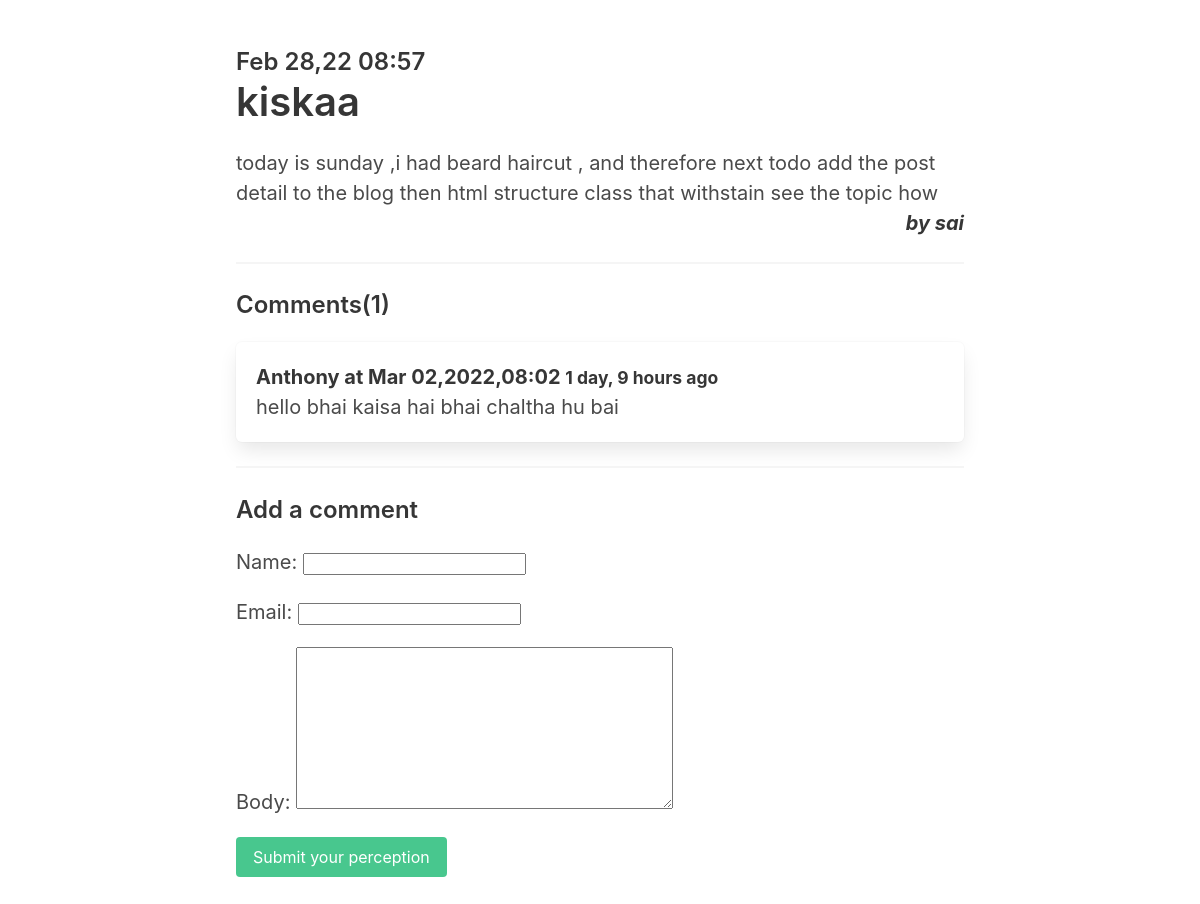
The page /postdetail/55 on the database its author committed.
### myapi/models.py (models this page shows, shortened)
class Posts(models.Model):
    aurt = models.CharField(max_length=15,default=User)
    title = models.CharField(max_length=20)
    content = models.TextField()
    image = models.ImageField(upload_to='media/uploads/',blank=True,null=True)
    date = models.DateTimeField(blank=True,default=timezone.now)
    Username = models.ForeignKey(User, on_delete=models.CASCADE, null=True, default=1)
    class Meta:
        verbose_name_plural="Posts"
    class Meta:
        ordering = ['-date', ]

class User(models.Model):
        Username = models.CharField(max_length=40)
        email = models.CharField(max_length=50, unique=True)
        phone = models.CharField(max_length=30)
        pass1 = models.CharField(max_length=200)
        def __str__(self):
            return self.Username

class comment(models.Model):
    post = models.ForeignKey(Posts,null=True,related_name="comments",on_delete=models.CASCADE)
    name = models.CharField(max_length=255)
    email = models.EmailField()
    body = models.TextField()
    createdat = models.DateTimeField(blank=True,default=timezone.now)

### myapi/views.py (the view)
# urls.py: path('postdetail/<int:id>',postdetail,name="postdetail"),
def postdetail(request,id):
    pdata= Posts.objects.get(id=id)
    if request.method == 'POST':
        form = CommentForm(request.POST)
        if form.is_valid():
            comment = form.save(commit=False)
            comment.post = pdata
            comment.save()
            return redirect('postdetail',id=pdata.id)
    else:
        form = CommentForm()
    return render(request, "post_detail.html", {'pdata': pdata, 'form': form,"id":pdata.id})

### myapi/forms.py
class CommentForm(forms.ModelForm):
    class Meta:
        model = comment
        fields = ('name', 'email', 'body')

### myapi/templates/post_detail.html (shortened to what this page needs)
<!DOCTYPE html>
<html lang="en">
<head>
    <link rel="stylesheet" href="https://unpkg.com/bulma@0.9.3/css/bulma.min.css" />
  <link href="https://stackpath.bootstrapcdn.com/font-awesome/4.7.0/css/font-awesome.min.css" rel="stylesheet"
>
</head>
<body>
{% block body %}
{% if pdata.image %}
<div class="container" style="position:relative; margin-top:40px;"></div>
    <figure class="image mb-6">
        <img src="{{pdata.image.url}}">
    </figure>
<section class="section" style="position:absolute;
margin-top:-1050px; border-radius: 6px; height:fit-content; background-color: #ffffff3b;
box-shadow: 0 0.5em 1em -0.125em rgb(10 10 10 / 10%), 0 0 0 1px rgb(10 10 10 / 2%); border: 1px solid #fffffab; width:1150px;margin-left:80px; padding-bottom:-25px;">
          <div class="columns " style="padding-bottom:-25px;">
            <div class="column is-8 is-offset-2">
              <div class="content is-medium">
                <h2 class="subtitle is-4" style="hover{color:white;}">{{pdata.date|date:'M d,y h:i'}}</h2>
                <h1 class="title">{{pdata.title}}</h1>
                <p>
                    {{pdata.content}}
                    <br><strong class="h3">by {{pdata.Username}}</strong><br>
                </p>
                  <hr>
                  <h2 class="subtitle is-4">Comments({{pdata.comments.all|length}})</h2>
                  {% if not pdata.comments.all %}
                    <p>
                        No comments yet!
                    </p>
                  {% endif %}
                  {% for comment in pdata.comments.all %}
                    <article class="media box" style="background-color: #ffffffab;">
                        <div class="media-content">
                            <strong>{{comment.name}} at {{comment.createdat|date:'M d,y h:i'}} <br>
                                <small>{{comment.createdat|timesince}} ago</small></strong><br>
                                {{comment.body}}
                        </div>
                    </article>
                  {% endfor %}
                  <hr>
                  <h2 class="subtitle is-4">Add a comment</h2>
                <form method="post" class="mb-6" action="/postdetail/{{id}}">
                    {% csrf_token %}
                    {{form.as_p}}
                    <div class="field">
                        <div class="control">
                            <button class="button is-success" type="submit">Submit your perception</button>
                        </div>
                    </div>
                </form>
              </div>
            </div>
          </div>
        </section>
{% else %}
<section class="section">
          <div class="columns">
            <div class="column is-8 is-offset-2">
              <div class="content is-medium">
                <h2 class="subtitle is-4">{{pdata.date|date:'M d,y h:i'}}</h2>
                <h1 class="title">{{pdata.title}}</h1>
                <p>
                    {{pdata.content}}
                    <br><strong class="h3">by {{pdata.Username}}</strong><br>
                </p>
                  <hr>
                  <h2 class="subtitle is-4">Comments({{pdata.comments.all|length}})</h2>
                  {% for comment in pdata.comments.all %}
                    <article class="media box">
                        <div class="media-content">
                            <strong>{{comment.name}} at {{comment.createdat|date:'M d,Y,h:i'}}
                                <small>{{comment.createdat|timesince}} ago</small></strong><br>
                                {{comment.body}}
                        </div>
                    </article>
                  {% endfor %}
                  <hr>
                  <h2 class="subtitle is-4">Add a comment</h2>
                <form method="post" class="mb-6" action="/postdetail/{{id}}">
                    {{form.as_p}}
                    <div class="field">
                        <div class="control">
                            <button class="button is-success" type="submit">Submit your perception</button>
                        </div>
                    </div>
                </form>
              </div>
            </div>
          </div>
        </section>
{% endif %}
{% endblock %}
</body>
</html>

### myapi/templates/post_detail.html (style rules this page uses)
.h3 { float:right; font-style: italic; }

### rows shown on the page
Posts: date "Feb 28,22 08:57", title "kiskaa", content "today is sunday ,i had beard haircut , and therefore next todo add the post detail to the blog then html structure class that withstain see the topic how", Username "sai", comments.all|length "1"
comment: name "Anthony", createdat "Mar 02,2022,08:02", createdat "1 day, 9 hours", body "hello bhai kaisa hai bhai chaltha hu bai"
